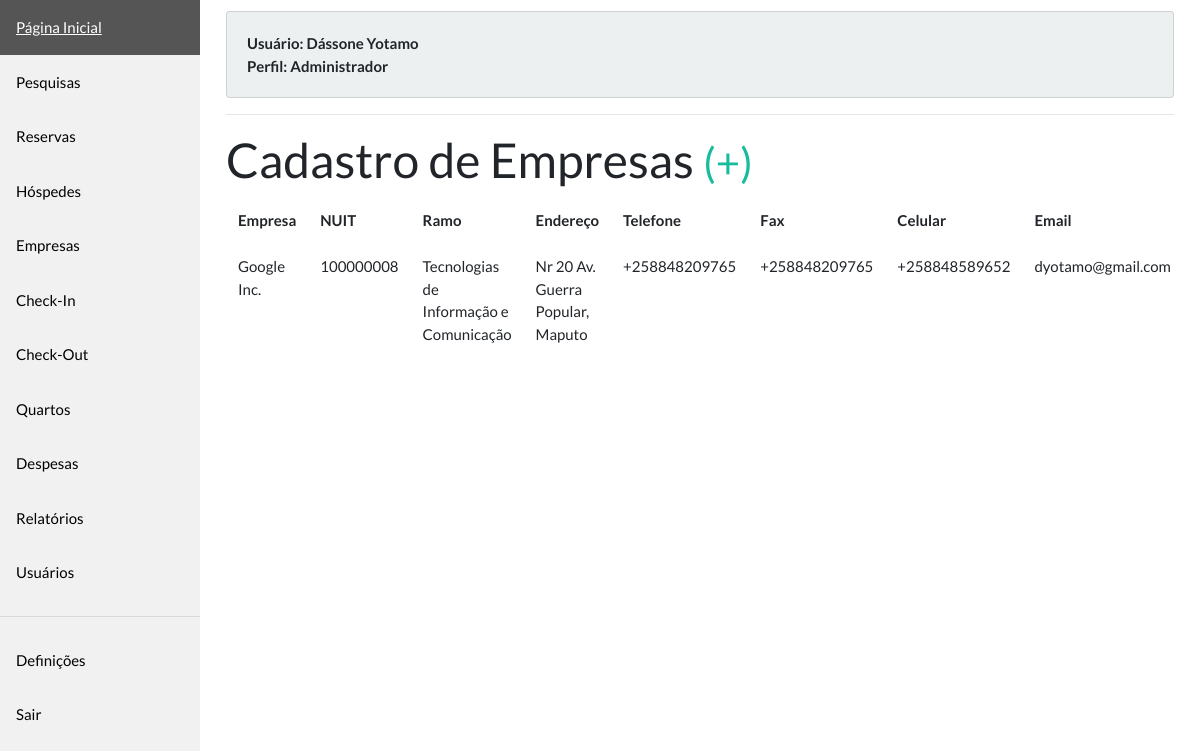
Before: /companies/ (signed in) with the older database file.
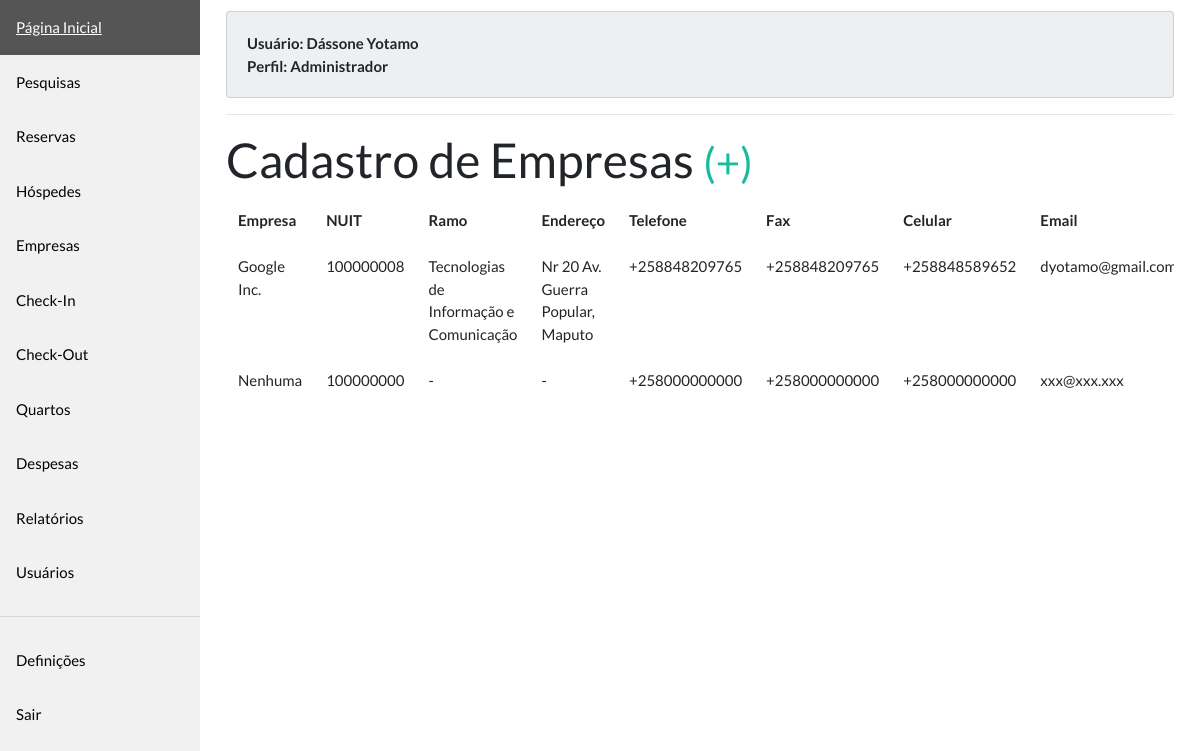
After: the same page with the newer database file.
### models.py (models this page shows)
class BaseModel(Model):
    class Meta:
        database = db

class User(BaseModel, UserMixin):
    name = CharField(max_length=255)
    email = CharField(max_length=255, unique=True)
    profile = CharField(max_length=50, choices=PROFILES)
    password = CharField(max_length=255, default=gph(
        'passwd'))  # TODO remove it later
    created_at = DateTimeField(default=datetime.now())
    updated_at = DateTimeField(null=True)
    created_by = ForeignKeyField('self', column_name='created_by', null=True)
    updated_by = ForeignKeyField('self',  column_name='updated_by', null=True)
    def get_profile_label(self):
        return dict(PROFILES)[self.profile]

class Mutable(BaseModel):
    created_at = DateTimeField(default=datetime.now())
    updated_at = DateTimeField(null=True)
    created_by = ForeignKeyField(User, column_name='created_by', null=True)
    updated_by = ForeignKeyField(User,  column_name='updated_by', null=True)

class Company(Mutable):
    name = CharField(max_length=255)
    nuit = CharField(max_length=9)
    activity_branch = CharField(max_length=255)
    address = CharField(max_length=255)
    telephone = CharField(max_length=50)
    fax = CharField(max_length=50)
    cellphone = CharField(max_length=50)
    email = CharField(max_length=255)

### views/companies.py (the view)
@companies.route('/', methods=['GET'])
@login_required
@allowed_profile(['receptionist', 'manager', 'admin'])
def company_index():
    return render_template('companies/index.html', companies=get_all(Company))

### app.py (called while the page is built)
@login_manager.user_loader
def load_user(user_id):
    return get(User, user_id)

### dao.py (called while the page is built)
def get(model: Type, id: int) -> Model:
    try:
        return model.get(id)
    except model.DoesNotExist:
        raise abort(404)

def get_all(model: Type) -> ModelSelect:
    return model.select()

### utils/security.py (called while the page is built)
    def __call__(self, func):
        @wraps(func)
        def wrapped_func(*args, **kwargs):
            user_authed = current_user.is_authenticated
            if user_authed and current_user.profile in self.profiles:
                return func(*args, **kwargs)
            raise abort(403)
        return wrapped_func

### templates/companies/index.html (shortened to what this page needs)
{% extends "layout/base.html" %}
{% block content %}
<div>
    <h1>Cadastro de Empresas <small><a href="{{ url_for('companies.company_new') }}">(+)</small></a></h1>
    {% if companies %}
    <div class="table-responsive">
        <table class="table table-borderless">
            <thead>
                <tr>
                    <th scope="col">Empresa</th>
                    <th scope="col">NUIT</th>
                    <th scope="col">Ramo</th>
                    <th scope="col">Endereço</th>
                    <th scope="col">Telefone</th>
                    <th scope="col">Fax</th>
                    <th scope="col">Celular</th>
                    <th scope="col">Email</th>
                </tr>
            </thead>
            <tbody>
                {% for company in companies %}
                <tr>
                    <td>{{ company.name }}</td>
                    <td>{{ company.nuit }}</td>
                    <td>{{ company.activity_branch }}</td>
                    <td>{{ company.address }}</td>
                    <td>{{ company.telephone }}</td>
                    <td>{{ company.fax }}</td>
                    <td>{{ company.cellphone }}</td>
                    <td>{{ company.email }}</td>
                </tr>
                {% endfor %}
            </tbody>
        </table>
    </div>
    {% endif %}
</div>
{% endblock %}

### templates/layout/base.html (shortened to what this page needs)
<!doctype html>
<html lang="en">
<head>
    <link rel="stylesheet" href="{{ url_for('static', filename='styles.css') }}">
    <link rel="stylesheet" href="https://stackpath.bootstrapcdn.com/bootswatch/4.5.0/flatly/bootstrap.min.css"
>
</head>
<body>
    <div class="sidebar">
        <a href="{{ url_for('index') }}">Página Inicial</a>
        {% if current_user.profile in ('receptionist', 'manager', 'admin') %}
        <a href="#">Pesquisas</a>
        {% endif %}
        {% if current_user.profile in ('receptionist', 'manager', 'admin') %}
        <a href="#">Reservas</a>
        {% endif %}
        {% if current_user.profile in ('receptionist', 'manager', 'admin') %}
        <a href="{{ url_for('guests.guest_index') }}">Hóspedes</a>
        {% endif %}
        {% if current_user.profile in ('receptionist', 'manager', 'admin') %}
        <a href="{{ url_for('companies.company_index') }}">Empresas</a>
        {% endif %}
        {% if current_user.profile in ('receptionist', 'manager', 'admin') %}
        <a href="#">Check-In</a>
        {% endif %}
        {% if current_user.profile in ('receptionist', 'manager', 'admin') %}
        <a href="#">Check-Out</a>
        {% endif %}
        {% if current_user.profile in ('receptionist', 'manager', 'admin') %}
        <a href="{{ url_for('rooms.room_index') }}">Quartos</a>
        {% endif %}
        {% if current_user.profile in ('receptionist', 'manager', 'admin') %}
        <a href="#">Despesas</a>
        {% endif %}
        {% if current_user.profile in ('receptionist', 'manager', 'admin') %}
        <a href="#">Relatórios</a>
        {% endif %}
        {% if current_user.profile in ('admin') %}
        <a href="{{ url_for('users.user_index') }}">Usuários</a>
        {% endif %}
        <hr />
        {% if current_user.profile in ('receptionist', 'manager', 'admin') %}
        <a href="#">Definições</a>
        <a href="{{ url_for('logout') }}">Sair</a>
        {% endif %}
    </div>
    <div class="content">
        <div style="padding: 10px">
            <div class="card card-body bg-light" style="font-weight: bold">
                <div>
                    Usuário: {{ current_user.name.title() }}
                </div>
                <div>
                    Perfil: {{ current_user.get_profile_label() }}
                </div>
            </div>
            <hr />
            {% block content %}
            {% endblock %}
        </div>
    </div>
</body>
</html>

### static/styles.css (style rules this page uses)
.sidebar { margin: 0; padding: 0; width: 200px; background-color: #f1f1f1; position: fixed; height: 100%; overflow: auto; }
.sidebar a { display: block; color: black; padding: 16px; text-decoration: none; }
div.content { margin-left: 200px; padding: 1px 16px; height: 1000px; }

Changed rows visible on the page:
added Company: name "Nenhuma", nuit "100000000", activity_branch "-", address "-", telephone "+258000000000", fax "+258000000000", cellphone "+258000000000", email "xxx@xxx.xxx"
